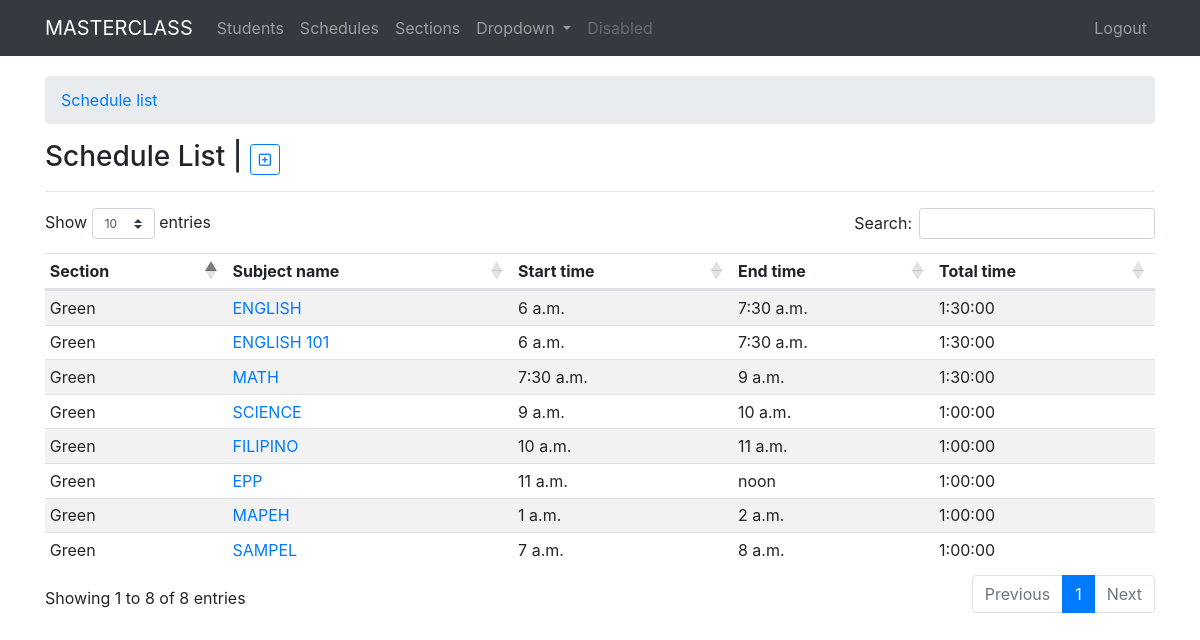
The app's page /schedules/ (signed in) with its own data.
### schedules/models.py (models this page shows, shortened)
class SubjectSchedule(models.Model):
    teacher = models.ForeignKey(User, on_delete=models.CASCADE, default=1)
    section = models.ForeignKey(Section, on_delete=models.CASCADE, blank=True, null=True)
    subject_name = models.CharField(max_length=120, blank=True, null=True)
    schedule = models.ForeignKey(WeeklySchedule, on_delete=models.CASCADE, blank=True, null=True)
    total_units = models.IntegerField(blank=True, null=True)
    start_time = models.TimeField()
    end_time = models.TimeField()
    def total_time(self):
        today = date.today()
        st = datetime.datetime.combine(today, self.start_time)
        et = datetime.datetime.combine(today, self.end_time)
        tt = et - st
        return tt

### sections/models.py (models this page shows, shortened)
class Section(models.Model):
    adviser = models.ForeignKey(User, on_delete=models.CASCADE, default=1)
    section_name = models.CharField(max_length=120, unique=True)
    grade_level = models.CharField(max_length=60, choices=GRADE_LEVEL, blank=True,null=True)
    date_created = models.DateField(auto_now_add=True)
    date_updated = models.DateField(auto_now=True)

### schedules/views.py (the view)
# urls.py: path('', views.schedule_list, name='list'),
def schedule_list(request):
    schedule_list = SubjectSchedule.objects.all()
    context = {
        "title": "schedule list",
        "schedulelist": schedule_list,
    }
    return render(request, "schedules/schedule_list.html", context)

### templates/schedules/schedule_list.html
{% extends 'base.html' %}
{% block content %}
<nav aria-label="breadcrumb">
  <ol class="breadcrumb">
    <li class="breadcrumb-item"><a href="{%url 'schedule:list'%}">Schedule list</a></li>
  </ol>
</nav>
<h3>{{title|title}} | <small class="text-muted"><a href="{%url 'schedule:add'%}" type="button" class="btn btn-outline-primary btn-sm myTooltip" data-toggle="tooltip" data-placement="right" title="Add student"><i class="far fa-plus-square"></i></a></small></h3>
<hr>
<div class="row">
  <div class="col-sm-12">
    <table class="table table-striped table-sm myTable">
      <thead>
        <tr>
          <th>Section</th>
          <th>Subject name</th>
          <th>Start time</th>
          <th>End time</th>
          <th>Total time</th>
        </tr>
      </thead>
      <tbody>
        {% for sch in schedulelist %}
        <tr>
          <td>{{ sch.section.section_name|title }}</td>
          <td><a href="{%url 'schedule:detail' pk=sch.id%}">{{sch.subject_name|upper}}</a></td>
          <td>{{sch.start_time}}</td>
          <td>{{sch.end_time}}</td>
          <td>{{sch.total_time}}</td>
        </tr>
        {% endfor %}
      </tbody>
    </table>
  </div>
</div>
{% endblock %}

### records on screen
SubjectSchedule: section.section_name "Green", subject_name "ENGLISH", start_time "6 a.m.", end_time "7:30 a.m.", total_time "1:30:00"
SubjectSchedule: section.section_name "Green", subject_name "ENGLISH 101", start_time "6 a.m.", end_time "7:30 a.m.", total_time "1:30:00"
SubjectSchedule: section.section_name "Green", subject_name "MATH", start_time "7:30 a.m.", end_time "9 a.m.", total_time "1:30:00"
SubjectSchedule: section.section_name "Green", subject_name "SCIENCE", start_time "9 a.m.", end_time "10 a.m.", total_time "1:00:00"
SubjectSchedule: section.section_name "Green", subject_name "FILIPINO", start_time "10 a.m.", end_time "11 a.m.", total_time "1:00:00"
SubjectSchedule: section.section_name "Green", subject_name "EPP", start_time "11 a.m.", end_time "noon", total_time "1:00:00"
SubjectSchedule: section.section_name "Green", subject_name "MAPEH", start_time "1 a.m.", end_time "2 a.m.", total_time "1:00:00"
SubjectSchedule: section.section_name "Green", subject_name "SAMPEL", start_time "7 a.m.", end_time "8 a.m.", total_time "1:00:00"

### other values on screen
{{ title|title }} "Schedule List"
